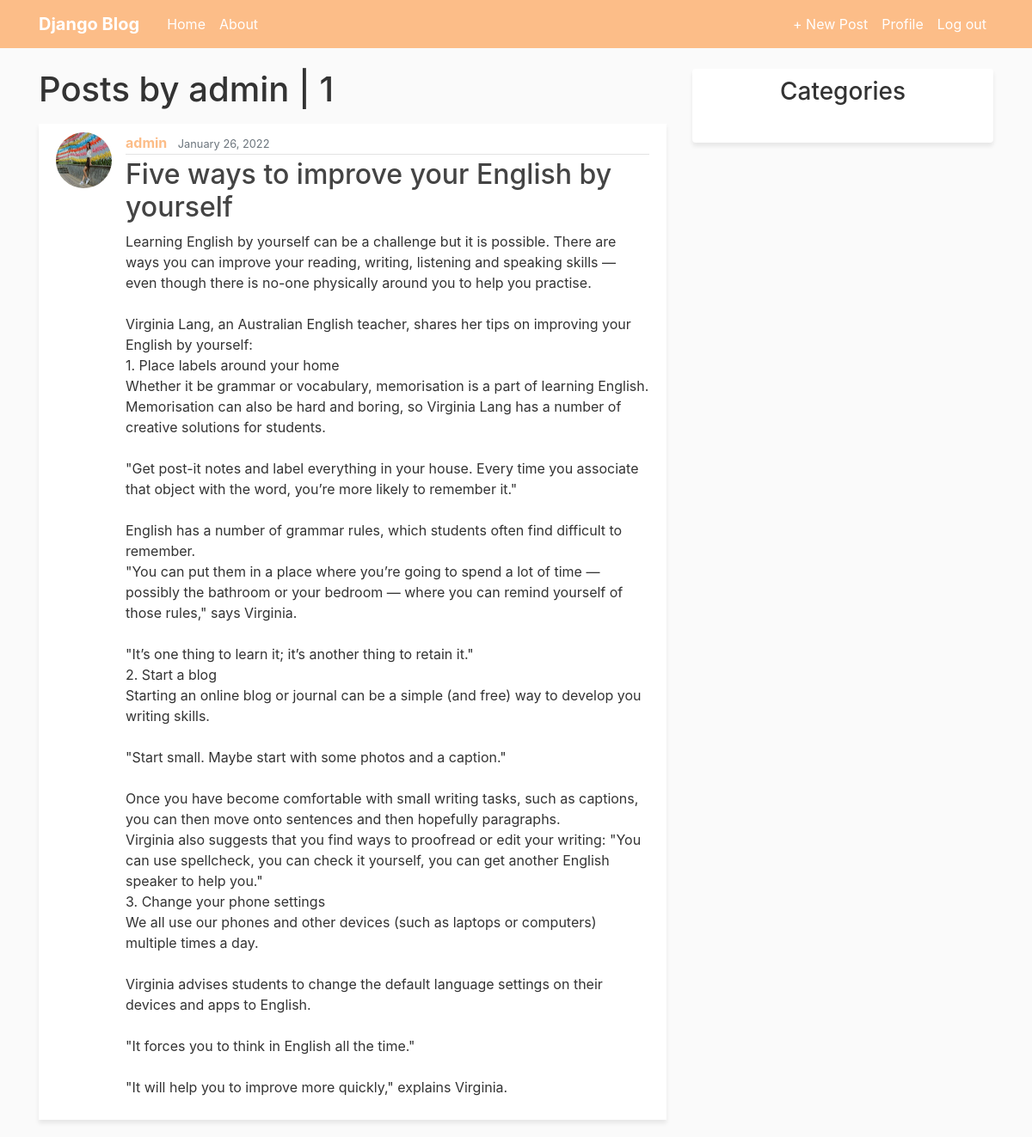
The app's page /user/admin/ (signed in) with its own data.
### blog/models.py (models this page shows, shortened)
class Post(models.Model):
    title = models.CharField(max_length=100)
    content = models.TextField()
    created_at = models.DateTimeField(default=timezone.now)
    author = models.ForeignKey(User, on_delete=models.CASCADE)
    category = models.ForeignKey(Category, on_delete=models.SET_NULL, null=True, blank=True)

### users/models.py (models this page shows, shortened)
class Profile(models.Model):
    user = models.OneToOneField(User, on_delete=models.CASCADE, related_name='profile')
    image = models.ImageField(default = 'profile_pics/default.jpg', upload_to = 'profile_pics')

### blog/views.py (the view)
# urls.py: path('user/<str:username>/', UserHomeListView.as_view(), name='user-posts'),
class UserHomeListView(ListView):
    model = Post
    template_name = 'blog/user_posts.html'
    context_object_name = 'posts'
    paginate_by = 5
    def get_queryset(self):
        user = get_object_or_404(User, username=self.kwargs.get('username'))
        return Post.objects.filter(author=user).order_by('-created_at')

### blog/templates/blog/user_posts.html (shortened to what this page needs)
{% extends 'blog/base.html' %}
{% block content %}
    <h1 class="mb-3">Posts by {{ view.kwargs.username }} | {{ page_obj.paginator.count }}</h1>
    {% for post in posts %}
    <article class="media content-section">
        <img src="{{ post.author.profile.image.url }}" class="rounded-circle article-img">
    <div class="media-body">
        <div class="article-metadata">
        <a class="mr-2" href="{% url 'user-posts' post.author.username %}">{{ post.author }}</a>
        <small class="text-muted">{{ post.created_at|date:"F d, Y" }}</small>
        </div>
        <h2><a class="article-title" href="{% url 'post-detail' post.id %}">{{ post.title }}</a></h2>
        <p class="article-content">{{ post.content }}</p>
    </div>
    </article>
    {% endfor %}
{% endblock content %}

### blog/static/blog/main.css (style rules this page uses)
body { background: #fafafa; color: #333333; margin-top: 5rem; }
h1, h2, h3, h4, h5, h6 { color: #333333; }
.content-section { background: #ffffff; padding: 10px 20px; margin-bottom: 20px; box-shadow: 0px 4px 5px 0px rgba(0,0,0,0.08) ; }
.article-title { color: #444444; }
.article-content { white-space: pre-line; }
.article-img { height: 65px; width: 65px; margin-right: 16px; }
.article-metadata { padding-bottom: 1px; margin-bottom: 4px; border-bottom: 1px solid #e3e3e3 }
.article-metadata a { color: #FCBD88; font-weight: 700; }

### records on screen
Post: author.profile.image (picture), author "admin", created_at "January 26, 2022", title "Five ways to improve your English by yourself", content "Learning English by yourself can be a challenge but it is possible. There are ways you can improve your reading, writing, listening and speaking skills — even though there is no-one physically around you to help you practise. Virginia Lang, an Australian English teacher, shares her tips on improving your English by yourself: 1. Place labels around your home Whether it be grammar or vocabulary, memorisation is a part of learning English. Memorisation can also be hard and boring, so Virginia Lang has a number of creative solutions for students. \"Get post-it notes and label everything in your house. Every time you associate that object with the word, you’re more likely to remember it.\" English…"

### other values on screen
{{ view.kwargs.username }} "admin"
{{ page_obj.paginator.count }} "1"
